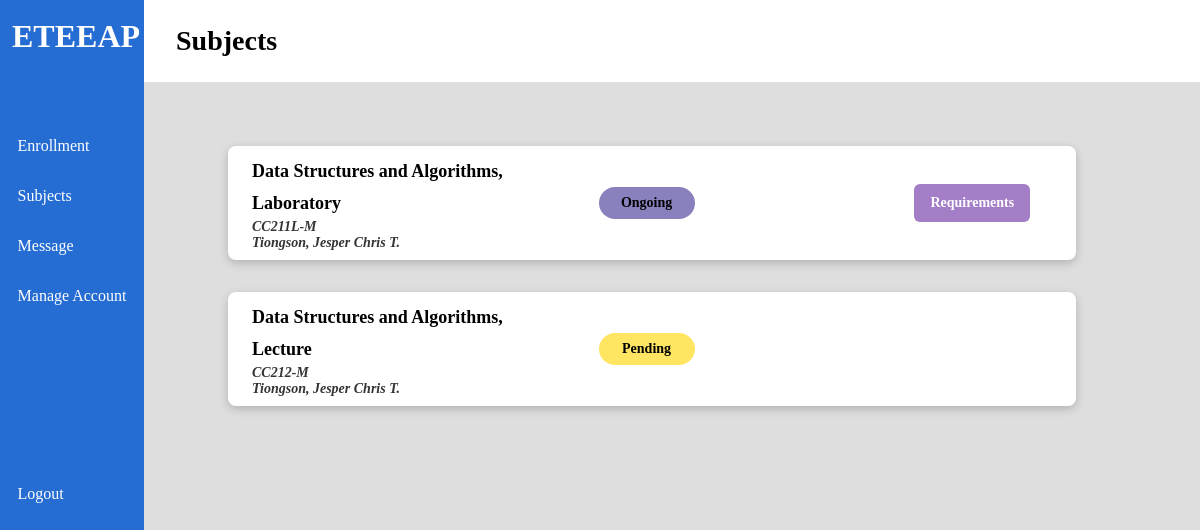
The app's page /index/subjects (signed in) with its own data.
### models.py (models this page shows)
class Enrollment(db.Model):
    __tablename__ = "enrollment"
    id = db.Column("id", db.Integer, primary_key=True)
    course = db.Column("course", db.Integer, db.ForeignKey('courses.id'))
    units = db.Column("units", db.Integer)
    instructor = db.Column("instructor", db.Integer, db.ForeignKey('instructors.id'))
    student = db.Column("student", db.Integer, db.ForeignKey('students.id'))
    status = db.Column("status", db.Enum('completed', 'ongoing', 'pending'), default='pending')

class Course(db.Model):
    __tablename__ = "courses"
    id = db.Column("id", db.Integer, primary_key=True)
    title = db.Column("title", db.String(64))
    code = db.Column("code", db.String(8))

### views.py (the view)
@views.route('/subjects')
def subjects():
    if g.user != 'student':
        return redirect(url_for('.unauthorized'))
    views = user_views[g.user]
    data = db.get_student_enrollments(db.uid_to_pk(session.get('id'), 'student'))
    for i in data:
        i['instructor']['name'] = f"{i['instructor']['l_name'].title()}, {i['instructor']['f_name']} {i['instructor']['m_name'][0]}."
    return render_template('subjects.html', page="Subjects", data=data, views=views)

### db_functions.py (called while the page is built)
def get_user(user_id):
    return User.query.filter_by(id=user_id).first().__dict__

def uid_to_pk(uid, user_type):
    if user_type == 'student':
        obj = Student
    elif user_type == 'instructor':
        obj = Instructor
    elif user_type == 'admin':
        obj = Admin
    else:
        return "Error"
    return obj.query.filter_by(user=uid).first().__dict__['id']

def get_instructor_bypk(id):
    instructor = Instructor.query.filter_by(id=id).first().__dict__
    userinfo = get_user(instructor['user'])
    instructor['f_name'] = userinfo['f_name']
    instructor['l_name'] = userinfo['l_name']
    instructor['m_name'] = userinfo['m_name']
    instructor['username'] = userinfo['username']
    return instructor

def get_student_enrollments(student_id):
    enrollments = (
        Enrollment.query.filter_by(student=student_id)
        .join(Instructor)
        .join(Course)
        .all()
    )
    response = []
    for e in enrollments:
        enrollment_data = e.__dict__
        instructor_data = get_instructor_bypk(e.instructor)
        course_data = get_course(e.course)
        enrollment_data['instructor'] = instructor_data
        enrollment_data['course'] = course_data
        response.append(enrollment_data)
    return _remove_sa_instance_state(response)

def get_course(cid):
    return Course.query.filter_by(id=cid).first().__dict__

def _remove_sa_instance_state(obj):
    if isinstance(obj, list):
        return [_remove_sa_instance_state(item) for item in obj]
    elif isinstance(obj, dict):
        return {key: _remove_sa_instance_state(value) for key, value in obj.items() if key != '_sa_instance_state'}
    else:
        return obj

### views.py (called while the page is built)
@views.before_request
def verify_permissions():
    g.user = None
    if 'user' in session:
        g.user = session['user']
    else:
        return redirect('/login')

### templates/subjects.html (shortened to what this page needs)
{% extends "index.html" %}
{% block content %}
<div class="main-content">
    {% if data %}
        {% for e in data %}
        <div class="main-row">
            <div class="card bar color-white">
                <div class="left">
                    <div class="card-strongtext">{{ e.course.title }}</div>
                    <div class="card-subtext">{{ e.course.code }}</div>
                    <div class="card-subtext">{{ e.instructor.name }}</div>
                </div>
                <div class="middle">
                    <div class="cell {{ e.status }}"> {{ e.status|title }} </div>
                </div>
                <div class="right">
                    {% if e.status == 'ongoing' %}
                    <button class="btn-purple" onclick="">Requirements</button>
                    {% endif %}
                </div>
            </div>
        </div>
        {% endfor %}
{% endif %}
{% endblock %}

### static/styles/index.css (style rules this page uses)
* { margin: 0; padding: 0; font-family: quicksand; }
body { background-color: #dedede; }
button { color: white; font-size: 14px; padding: 12px; border: none; border-radius: 6px; }
.btn-purple { background-color: rgba(153, 111, 192, 0.9); }

### records on screen
Enrollment: course "Data Structures and Algorithms, Laboratory", course.code "CC211L-M", instructor.name "Tiongson, Jesper Chris T.", status "Ongoing", shows "Requirements"
Enrollment: course "Data Structures and Algorithms, Lecture", course.code "CC212-M", instructor.name "Tiongson, Jesper Chris T.", status "Pending"

### other values on screen
{{ view.name }} "Enrollment" "Subjects" "Message" "Manage Account"
{{ page }} "Subjects"
